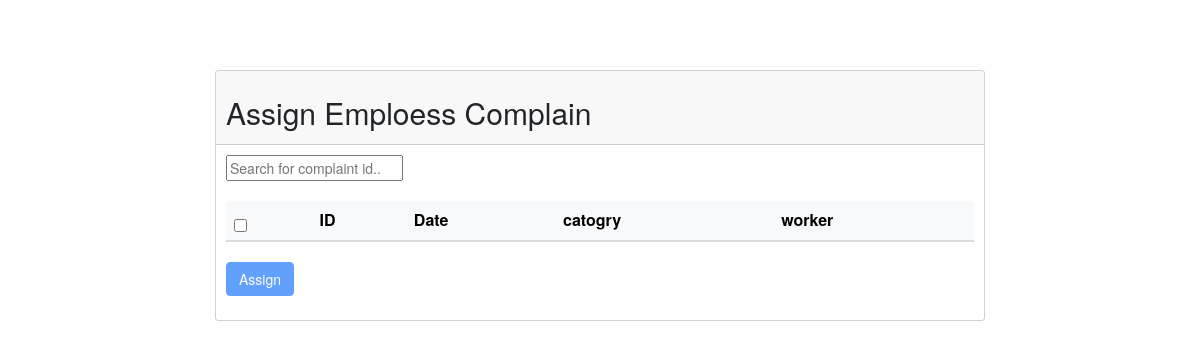
Before: /pages/Assignpagelastone/AssignMod/anothercopyassign.php with the older database file.
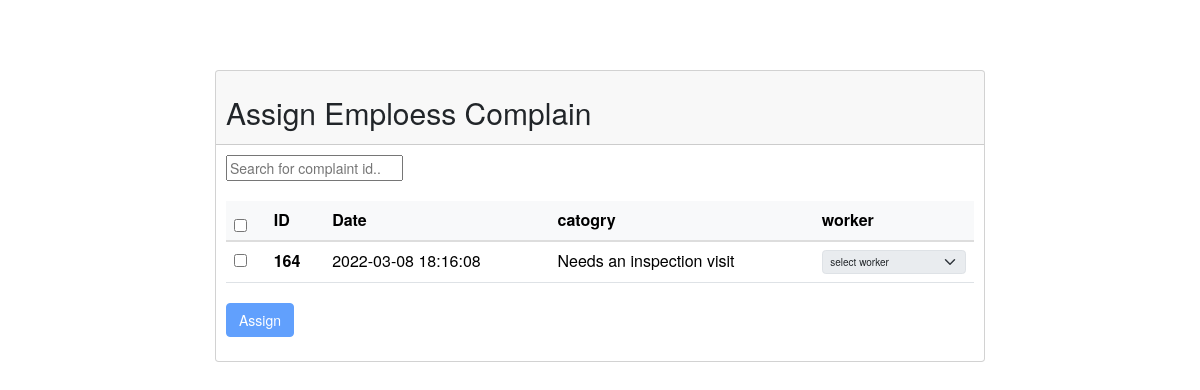
After: the same page with the newer database file.
### tables this page shows
CREATE TABLE `complaint` (
  `complaintId` int(11) NOT NULL,
  `date` timestamp NOT NULL DEFAULT current_timestamp(),
  `category` varchar(50) NOT NULL,
  `status` varchar(20) NOT NULL DEFAULT 'Not Processed',
  `description` varchar(500) DEFAULT NULL,
  `images` text DEFAULT NULL,
  `roomNum` varchar(8) NOT NULL
);

### pages/Assignpagelastone/AssignMod/anothercopyassign.php (the view, shortened to what this page needs)
<link rel="stylesheet" href="https://cdn.jsdelivr.net/npm/bootstrap-select@1.13.14/dist/css/bootstrap-select.min.css">
<link href="bootstrap5/css/bootstrap.min.css" rel="stylesheet">
<link href="https://cdn.datatables.net/1.10.16/css/jquery.dataTables.min.css" rel="stylesheet"/>
<link rel="stylesheet" href="http://netdna.bootstrapcdn.com/bootstrap/3.3.2/css/bootstrap.min.css">
  <?php
  $servername = "localhost";
  $username = "root";
  $password = "";
  $conn = mysqli_connect($servername, $username, $password,"muqu");
$qury="select complaintid , date , category from complaint where status='Not Processed'";
$result = $conn->query($qury);
 ?>
	<header class="navbar navbar-expand-md navbar-dark bd-navbar" > </header>
	<div class="container-fluid">
		<div class="row justify-content-center ">
			<div class="col-md-8">
			<div class="card text-left">
			  <div class="card-header">
				<h2> Assign Emploess Complain</h2>
			  </div>
			  <div class="card-body">
				 <form  id="form" name ="myFormName" action ="anothercopyassign.php" method="POST" class="row g-3 needs-validation" novalidate>
									<div class="col col-md-12">
				<input type="text" id="myInput" onkeyup="myFunction()" placeholder="Search for complaint id.." >
				<br/>
				<br/>
				  <table  id="myTable" class="table" >
				  <thead class="table-light">
					<tr>
					 <th><input type="checkbox"  value="bar1" onClick="toggle(this)"  /></th>
					 <th>ID</th>
					 <th>Date</th>
					 <th>catogry</th>
					 <th>worker</th>
				   </tr>
				  </thead>
				  <tbody>
				<?php
					while($row=$result->fetch_assoc()){
						echo"<tr>";
						echo"<td> <input type='checkbox'  class='box' name='box_".$row["complaintid"]."' id='box_".$row["complaintid"]."' onchange='callFunction()' onclick='mycomplaininfo();enable(this);chk(this)' /></td>";
            echo'
             <td name=name_"'.$row["complaintid"].'">
             <button id="YourID" type="button" name='.$row["complaintid"].' value='.$row["complaintid"].'
              class="xc" data-toggle="modal" data-target="#exampleModal"
               onclick="selectRoomNum(this)"><b>
             '.$row["complaintid"].'</b></button></td>';
						echo"<td>".$row["date"]."</td>";
						echo"<td>".$row["category"]."</td>";
						echo"<td> <select  class='form-select' id='SelectPicker_".$row["complaintid"]."' name='SelectPicker_".$row["complaintid"]."' disabled>";
						echo "<option value='0' class='fs-4'  >select worker </option>";
					 echo"</select></td>";
					 echo"</tr>";
				}
				  ?>
				  </tbody>
				  </table>
					<input type="submit" value="Assign" class="btn btn-primary" disabled id="Assign" onclick="validateMyForm(event);">
				</div>
					 </form>
					</div>
				</div>
			</div>
		</div>
	</div>

Changed rows visible on the page:
added complaint: complaintId "164", date "2022-03-08 18:16:08", category "Needs an inspection visit", complaintId "select worker"
